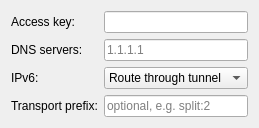
<?xml version="1.0" encoding="UTF-8"?>
<ui version="4.0">
 <class>OutlineWidget</class>
 <widget class="QWidget" name="OutlineWidget">
  <layout class="QFormLayout" name="formLayout">
   <item row="0" column="0">
    <widget class="QLabel" name="accessKeyLabel">
     <property name="text"><string>Access key:</string></property>
    </widget>
   </item>
   <item row="0" column="1">
    <widget class="PasswordField" name="accessKey">
     <property name="toolTip"><string>ss://… or ssconf://… key from your Outline server admin</string></property>
    </widget>
   </item>
   <item row="1" column="0">
    <widget class="QLabel" name="dnsLabel">
     <property name="text"><string>DNS servers:</string></property>
    </widget>
   </item>
   <item row="1" column="1">
    <widget class="QLineEdit" name="dns">
     <property name="placeholderText"><string>1.1.1.1</string></property>
    </widget>
   </item>
   <item row="2" column="0">
    <widget class="QLabel" name="ipv6Label">
     <property name="text"><string>IPv6:</string></property>
    </widget>
   </item>
   <item row="2" column="1">
    <widget class="QComboBox" name="ipv6">
     <item><property name="text"><string>Route through tunnel</string></property></item>
     <item><property name="text"><string>Block</string></property></item>
    </widget>
   </item>
   <item row="3" column="0">
    <widget class="QLabel" name="prefixLabel">
     <property name="text"><string>Transport prefix:</string></property>
    </widget>
   </item>
   <item row="3" column="1">
    <widget class="QLineEdit" name="transportPrefix">
     <property name="placeholderText"><string>optional, e.g. split:2</string></property>
    </widget>
   </item>
  </layout>
 </widget>
 <customwidgets>
  <customwidget>
   <class>PasswordField</class>
   <extends>QLineEdit</extends>
   <header>passwordfield.h</header>
  </customwidget>
 </customwidgets>
</ui>
